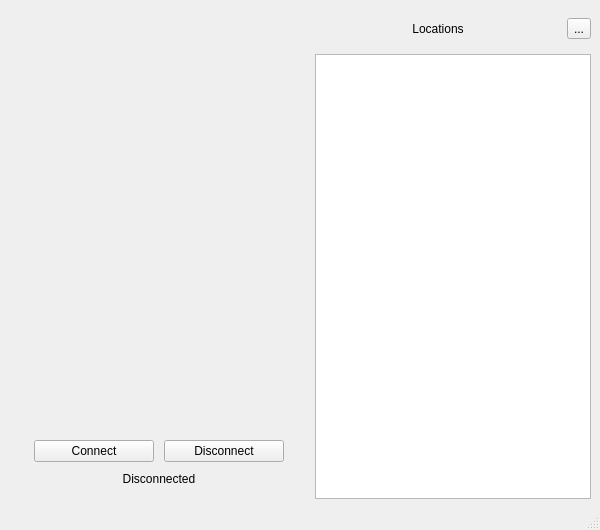
<?xml version="1.0" encoding="UTF-8"?>
<ui version="4.0">
 <class>MainWindow</class>
 <widget class="QMainWindow" name="MainWindow">
  <property name="geometry">
   <rect>
    <x>0</x>
    <y>0</y>
    <width>600</width>
    <height>530</height>
   </rect>
  </property>
  <property name="sizePolicy">
   <sizepolicy hsizetype="Fixed" vsizetype="Fixed">
    <horstretch>0</horstretch>
    <verstretch>0</verstretch>
   </sizepolicy>
  </property>
  <property name="minimumSize">
   <size>
    <width>600</width>
    <height>530</height>
   </size>
  </property>
  <property name="maximumSize">
   <size>
    <width>600</width>
    <height>563</height>
   </size>
  </property>
  <property name="windowTitle">
   <string>AdGuard VPN</string>
  </property>
  <widget class="QWidget" name="centralwidget">
   <property name="sizePolicy">
    <sizepolicy hsizetype="Preferred" vsizetype="Preferred">
     <horstretch>0</horstretch>
     <verstretch>0</verstretch>
    </sizepolicy>
   </property>
   <layout class="QHBoxLayout" name="horizontalLayout_3">
    <item>
     <widget class="QFrame" name="main_frame">
      <property name="sizePolicy">
       <sizepolicy hsizetype="Preferred" vsizetype="Preferred">
        <horstretch>0</horstretch>
        <verstretch>0</verstretch>
       </sizepolicy>
      </property>
      <property name="frameShape">
       <enum>QFrame::NoFrame</enum>
      </property>
      <property name="frameShadow">
       <enum>QFrame::Raised</enum>
      </property>
      <property name="lineWidth">
       <number>0</number>
      </property>
      <layout class="QHBoxLayout" name="horizontalLayout_4">
       <property name="leftMargin">
        <number>0</number>
       </property>
       <property name="topMargin">
        <number>0</number>
       </property>
       <property name="rightMargin">
        <number>0</number>
       </property>
       <property name="bottomMargin">
        <number>0</number>
       </property>
       <item>
        <widget class="QFrame" name="left_frame">
         <property name="sizePolicy">
          <sizepolicy hsizetype="Fixed" vsizetype="Fixed">
           <horstretch>0</horstretch>
           <verstretch>0</verstretch>
          </sizepolicy>
         </property>
         <property name="minimumSize">
          <size>
           <width>300</width>
           <height>464</height>
          </size>
         </property>
         <property name="maximumSize">
          <size>
           <width>300</width>
           <height>464</height>
          </size>
         </property>
         <property name="frameShape">
          <enum>QFrame::NoFrame</enum>
         </property>
         <property name="frameShadow">
          <enum>QFrame::Plain</enum>
         </property>
         <property name="lineWidth">
          <number>0</number>
         </property>
         <layout class="QVBoxLayout" name="verticalLayout">
          <property name="spacing">
           <number>0</number>
          </property>
          <property name="sizeConstraint">
           <enum>QLayout::SetMinimumSize</enum>
          </property>
          <property name="leftMargin">
           <number>0</number>
          </property>
          <property name="topMargin">
           <number>0</number>
          </property>
          <property name="rightMargin">
           <number>0</number>
          </property>
          <property name="bottomMargin">
           <number>0</number>
          </property>
          <item>
           <widget class="QLabel" name="logo_label">
            <property name="sizePolicy">
             <sizepolicy hsizetype="Minimum" vsizetype="Minimum">
              <horstretch>0</horstretch>
              <verstretch>0</verstretch>
             </sizepolicy>
            </property>
            <property name="maximumSize">
             <size>
              <width>300</width>
              <height>375</height>
             </size>
            </property>
            <property name="text">
             <string/>
            </property>
            <property name="pixmap">
             <pixmap>../img/adguard_s.png</pixmap>
            </property>
           </widget>
          </item>
          <item>
           <spacer name="verticalSpacer">
            <property name="orientation">
             <enum>Qt::Vertical</enum>
            </property>
            <property name="sizeHint" stdset="0">
             <size>
              <width>20</width>
              <height>40</height>
             </size>
            </property>
           </spacer>
          </item>
          <item>
           <widget class="QFrame" name="connect_frame">
            <property name="frameShape">
             <enum>QFrame::NoFrame</enum>
            </property>
            <property name="frameShadow">
             <enum>QFrame::Plain</enum>
            </property>
            <property name="lineWidth">
             <number>0</number>
            </property>
            <layout class="QHBoxLayout" name="horizontalLayout">
             <property name="spacing">
              <number>10</number>
             </property>
             <property name="leftMargin">
              <number>0</number>
             </property>
             <property name="topMargin">
              <number>10</number>
             </property>
             <property name="rightMargin">
              <number>0</number>
             </property>
             <property name="bottomMargin">
              <number>10</number>
             </property>
             <item>
              <spacer name="horizontalSpacer">
               <property name="orientation">
                <enum>Qt::Horizontal</enum>
               </property>
               <property name="sizeHint" stdset="0">
                <size>
                 <width>40</width>
                 <height>20</height>
                </size>
               </property>
              </spacer>
             </item>
             <item>
              <widget class="QPushButton" name="connect_pushButton">
               <property name="minimumSize">
                <size>
                 <width>120</width>
                 <height>0</height>
                </size>
               </property>
               <property name="toolTip">
                <string>Connect to selected location</string>
               </property>
               <property name="text">
                <string>Connect</string>
               </property>
               <property name="icon">
                <iconset theme="network-offline"/>
               </property>
              </widget>
             </item>
             <item>
              <widget class="QPushButton" name="disconnect_pushButton">
               <property name="minimumSize">
                <size>
                 <width>120</width>
                 <height>0</height>
                </size>
               </property>
               <property name="toolTip">
                <string>Disconnect</string>
               </property>
               <property name="text">
                <string>Disconnect</string>
               </property>
               <property name="icon">
                <iconset theme="network-wired"/>
               </property>
              </widget>
             </item>
             <item>
              <spacer name="horizontalSpacer_2">
               <property name="orientation">
                <enum>Qt::Horizontal</enum>
               </property>
               <property name="sizeHint" stdset="0">
                <size>
                 <width>40</width>
                 <height>20</height>
                </size>
               </property>
              </spacer>
             </item>
            </layout>
           </widget>
          </item>
          <item>
           <widget class="QLabel" name="connected_to_label">
            <property name="toolTip">
             <string>Curent connection status</string>
            </property>
            <property name="text">
             <string>Disconnected</string>
            </property>
            <property name="alignment">
             <set>Qt::AlignCenter</set>
            </property>
           </widget>
          </item>
         </layout>
        </widget>
       </item>
       <item>
        <widget class="QFrame" name="right_frame">
         <property name="frameShape">
          <enum>QFrame::NoFrame</enum>
         </property>
         <property name="frameShadow">
          <enum>QFrame::Raised</enum>
         </property>
         <layout class="QVBoxLayout" name="verticalLayout_3">
          <property name="leftMargin">
           <number>0</number>
          </property>
          <property name="topMargin">
           <number>0</number>
          </property>
          <property name="rightMargin">
           <number>0</number>
          </property>
          <property name="bottomMargin">
           <number>0</number>
          </property>
          <item>
           <widget class="QFrame" name="locations_top_frame">
            <property name="frameShape">
             <enum>QFrame::NoFrame</enum>
            </property>
            <property name="frameShadow">
             <enum>QFrame::Raised</enum>
            </property>
            <property name="lineWidth">
             <number>0</number>
            </property>
            <layout class="QHBoxLayout" name="horizontalLayout_2">
             <property name="leftMargin">
              <number>0</number>
             </property>
             <property name="rightMargin">
              <number>0</number>
             </property>
             <item>
              <widget class="QLabel" name="locations_label">
               <property name="text">
                <string>Locations</string>
               </property>
               <property name="alignment">
                <set>Qt::AlignCenter</set>
               </property>
              </widget>
             </item>
             <item>
              <widget class="QToolButton" name="refresh_toolButton">
               <property name="toolTip">
                <string>Refresh connections list</string>
               </property>
               <property name="text">
                <string>...</string>
               </property>
               <property name="icon">
                <iconset theme="view-refresh">
                 <normaloff>.</normaloff>.</iconset>
               </property>
              </widget>
             </item>
            </layout>
           </widget>
          </item>
          <item>
           <widget class="QTableView" name="locations_tableView">
            <property name="toolTip">
             <string>Locations</string>
            </property>
           </widget>
          </item>
         </layout>
        </widget>
       </item>
      </layout>
     </widget>
    </item>
   </layout>
  </widget>
  <widget class="QMenuBar" name="menubar">
   <property name="geometry">
    <rect>
     <x>0</x>
     <y>0</y>
     <width>600</width>
     <height>23</height>
    </rect>
   </property>
  </widget>
  <widget class="QStatusBar" name="statusbar"/>
 </widget>
 <resources/>
 <connections/>
</ui>
